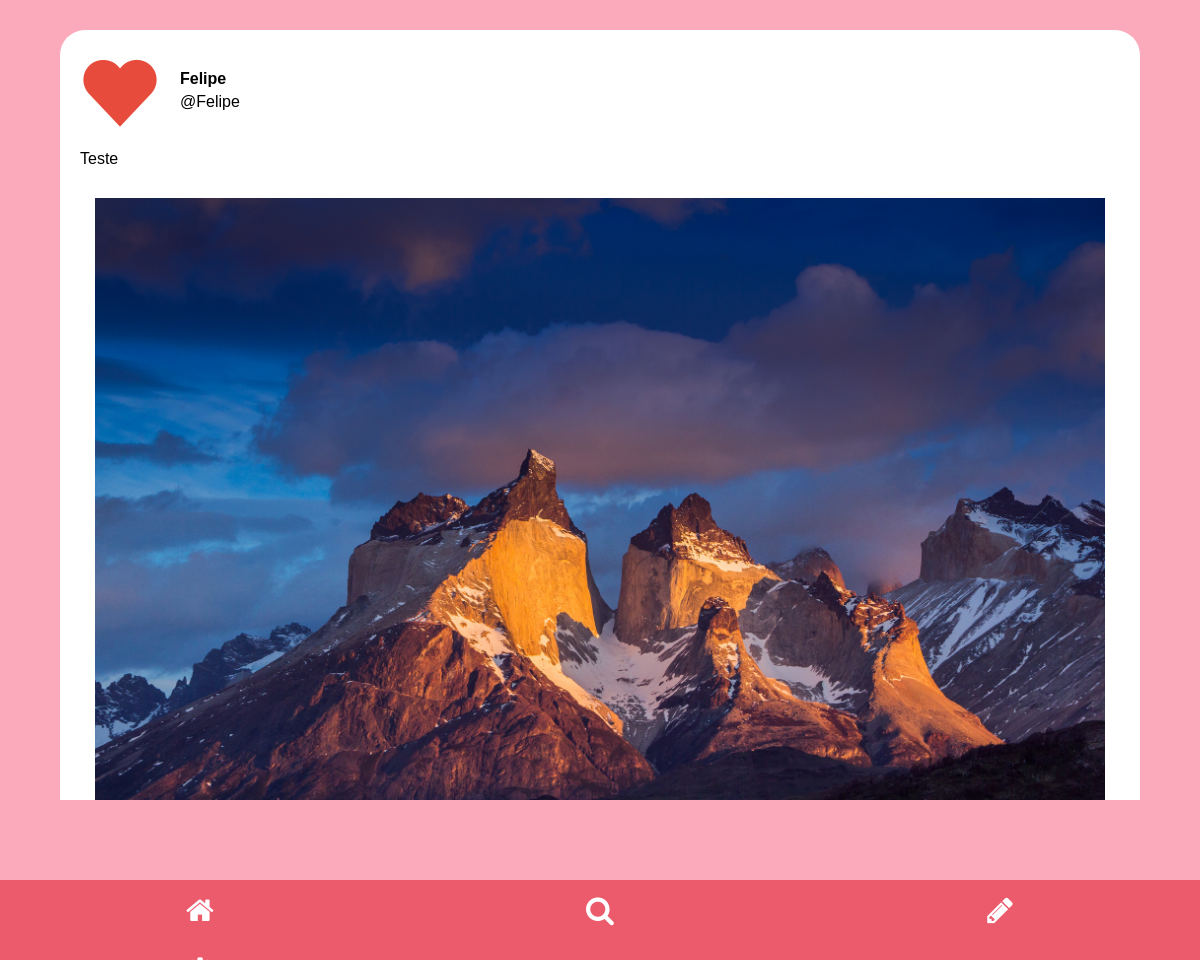
The page /feed/ (signed in) on the database its author committed.
### feed/models.py (models this page shows, shortened)
class Post(models.Model):
    id = models.AutoField(primary_key=True)
    date = models.DateTimeField(default=timezone.now)
    text = models.CharField(max_length=250)
    image = models.ImageField(upload_to = "media")
    likes = models.IntegerField(default=0)
    user = models.ForeignKey(get_user_model(), on_delete=models.CASCADE, null=True)

### feed/views.py (the view)
# urls.py: path('feed/', views.show_feed, name="show_feed"),
@login_required
def show_feed(request):
    if request.method == "GET":
        posts = Post.objects.all().order_by("-date")
        return render(request, 'show_feed.html', {'posts':posts})
    elif request.method == "POST":
        return HttpResponse("Resposta ao post")

### feed/templates/show_feed.html (shortened to what this page needs)
{% load static %}
<!DOCTYPE html>
<html lang="pt-BR">
    <head>
        <link rel="stylesheet" href="{% static 'feed/css/show_feed.css' %}">
        <link rel="stylesheet" href="https://cdnjs.cloudflare.com/ajax/libs/font-awesome/4.7.0/css/font-awesome.min.css">
    </head>
    <body onload="addListenerScroll();">
        <div class="content-bar">
            <div class="options">
                <a href="/feed/"><button class="btn btn-bar"><i class="icon fa fa-home"></i><div class="btn-text">Início</div></button></a>
                <a href="/search/"><button class="btn btn-bar"><i class="icon fa fa-search"></i><div class="btn-text">Pesquisar</div></button></a>
                <a href="/create/"><button class="btn btn-bar"><i class="icon fa fa-pencil"></i><div class="btn-text">Criar Publicação</div></button></a>
                <a href="/config/"><button class="btn btn-bar"><i class="icon fa fa-gear"></i><div class="btn-text">Configurações</div></button></a>
            </div>
        </div>
        <div id="scrollable-content" class="content-main">
            {% for post in posts %}
            <div id="template-post" class="post">
                <a href="/profile/{{post.user}}" class="profile-btn"><div class="post-creator"><img src="{% static 'feed/img/heart-png.png' %}"><div class="name">{{post.user}}</div><div class="at">@{{post.user}}</div></div></a>
                <div class="description-text">{{post.text}}</div>
                {% if post.image %}
                    <img class="single-image" src="{{post.image.url}}">
                {% endif %}
            </div>
            {% endfor %}
        </div>
    </body>
</html>

### templates/static/feed/css/show_feed.css (style rules this page uses)
* { box-sizing: border-box; font-family: Verdana, Helvetica, sans-serif; }
body { background-color: #FAAABA; padding: 0px 0px 0px 0px; margin: 0px 0px 0px 0px; display: flex; overflow: hidden; }
.content-main { width: 100%; height: 100vh; overflow-y: scroll; scrollbar-color: #e45263 #EB5B6C; padding: 10px; }
.post { background-color:white; height: auto; min-width: 600px; width: 50%; max-width: 1000px; border-radius: 25px; color: black; margin: 20px auto; padding: 20px 20px; }
.post-creator { height:100px; }
.post-creator > img { float: left; width: 80px; height: 80px; }
.post-creator > .name { font-weight: bold; padding: 20px 10px 0px 100px; }
.post-creator > .at { padding: 5px 10px 0px 100px; }
.single-image { width: 100%; padding: 15px; }
.profile-btn { color: black; }
a:link { text-decoration: none; }
.description-text { margin-bottom: 15px; }
@media (max-width: 1200px) { .post { min-width: 80vw; width: 90vw; max-width: 100vw; } }
@media (max-width: 1200px) { .content-bar { background-color: #EB5B6C; height: 80px; width: 100%; padding: 0; margin: 0px 0px 0px 0px; position: absolute; bottom: 0%; } }
@media (max-width: 1200px) { .options { left: 50%; display: grid; grid-template-columns: 1fr 1fr 1fr; height: 100%; } }
@media (max-width: 1200px) { .btn-bar { border: none; color: white; cursor: pointer; height: 100%; width: 100%; padding: 15px; background-color: #EB5B6C; font-size: 30px; } }
@media (max-width: 1200px) { .btn-bar > i { vertical-align: middle; } }

### rows shown on the page
Post: user "Felipe", text "Teste", image (picture)
